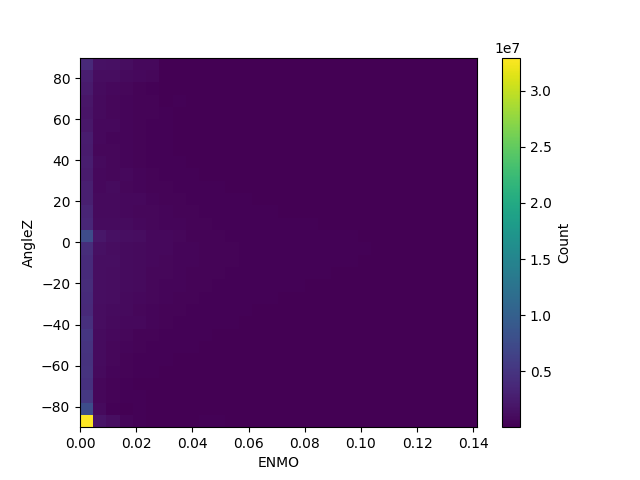

This chart was generated by the following Python code:
import matplotlib.pyplot as plt
import numpy as np
import pandas as pd

df = pd.read_parquet('../data/series_train.parquet')

x = df['enmo']
y = df['anglez']

# Calculate the 1st and 99th percentiles for x
x_lower, x_upper = x.min(), np.percentile(x, 95)
y_lower, y_upper = y.min(), y.max()

hist, x_edges, y_edges = np.histogram2d(
    x, y,  
    bins=30,
    range=[[x_lower, x_upper], [y_lower, y_upper]]
)

plt.pcolormesh(x_edges, y_edges, hist.T, cmap='viridis')
plt.colorbar(label='Count')
plt.xlabel('ENMO')
plt.ylabel('AngleZ')

plt.show()
